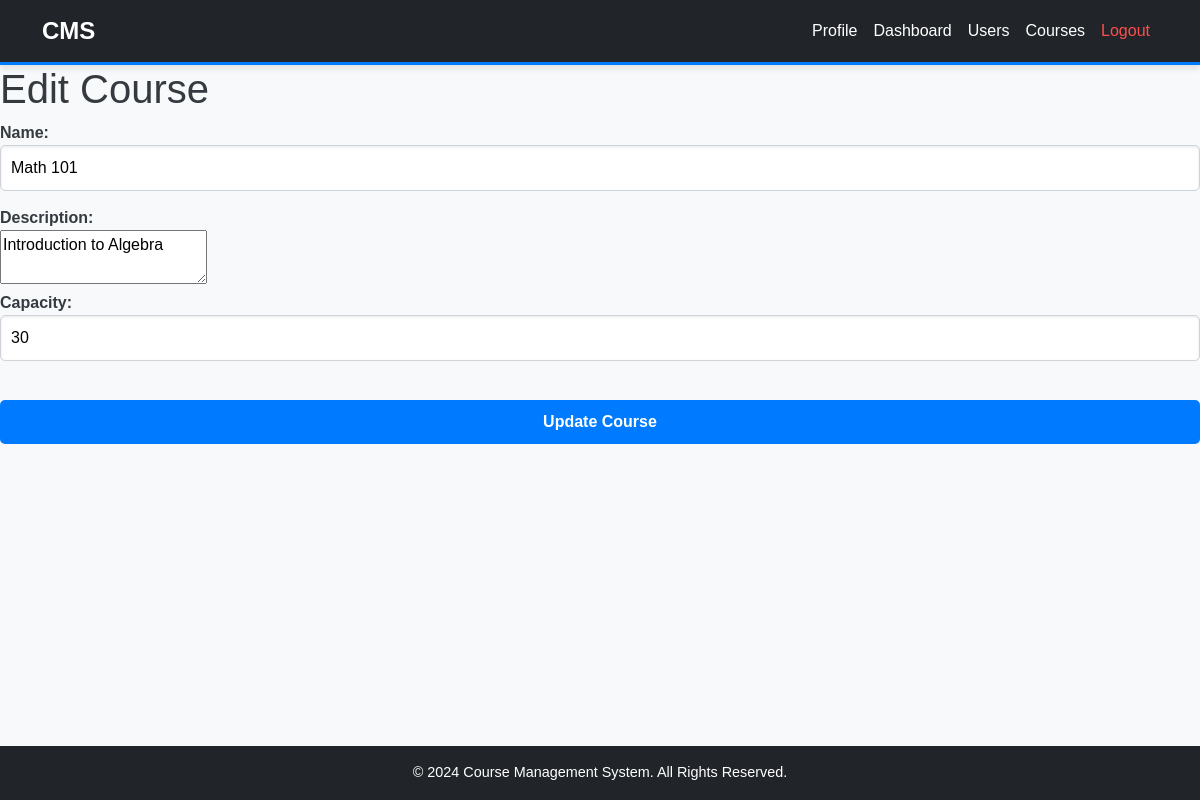
/pages/edit_course.php?id=1 (signed in), run on the app's committed database.
### tables this page shows
CREATE TABLE `courses` (
  `id` int(11) NOT NULL,
  `name` varchar(255) NOT NULL,
  `description` text DEFAULT NULL,
  `capacity` int(11) NOT NULL DEFAULT 30
);

### pages/edit_course.php (the view, shortened to what this page needs)
<?php
include '../includes/db.php';
if (isset($_GET['id'])) {
    $course_id = $_GET['id'];
    $sql = "SELECT * FROM courses WHERE id = ?";
    $stmt = $conn->prepare($sql);
    $stmt->bind_param("i", $course_id);
    $stmt->execute();
    $result = $stmt->get_result();
    $course = $result->fetch_assoc();
}
include '../includes/header.php';
include '../includes/navbar.php';
?>
<!DOCTYPE html>
<html lang="en">
<head>
    <link rel="stylesheet" href="../assets/css/style.css">
</head>
<body>
    <h1>Edit Course</h1>
    <form method="POST" action="edit_course.php">
        <label>Name:</label><br>
        <input type="text" name="name" value="<?php echo $course['name']; ?>" required><br>
        <label>Description:</label><br>
        <textarea name="description" required><?php echo $course['description']; ?></textarea><br>
        <label>Capacity:</label><br>
        <input type="number" name="capacity" value="<?php echo $course['capacity']; ?>" required><br><br>
        <button type="submit">Update Course</button>
    </form>
</body>
</html>
<?php include '../includes/footer.php'; ?>

### assets/css/style.css (style rules this page uses)
body { background-color: #f8f9fa; font-family: 'Arial', sans-serif; color: #343a40; margin: 0; padding: 0; display: flex; flex-direction: column; min-height: 100vh; }
label { font-weight: bold; }
input, select { width: 100%; padding: 10px; margin-bottom: 15px; border: 1px solid #ced4da; border-radius: 5px; font-size: 1rem; box-shadow: inset 0 1px 3px rgba(0, 0, 0, 0.1); }
button { width: 100%; padding: 10px; font-size: 1rem; font-weight: bold; color: #ffffff; background-color: #007bff; border: none; border-radius: 5px; cursor: pointer; transition: background-color 0.3s, transform 0.2s; }

### data on the page
courses: name "Math 101", description "Introduction to Algebra", capacity "30"
